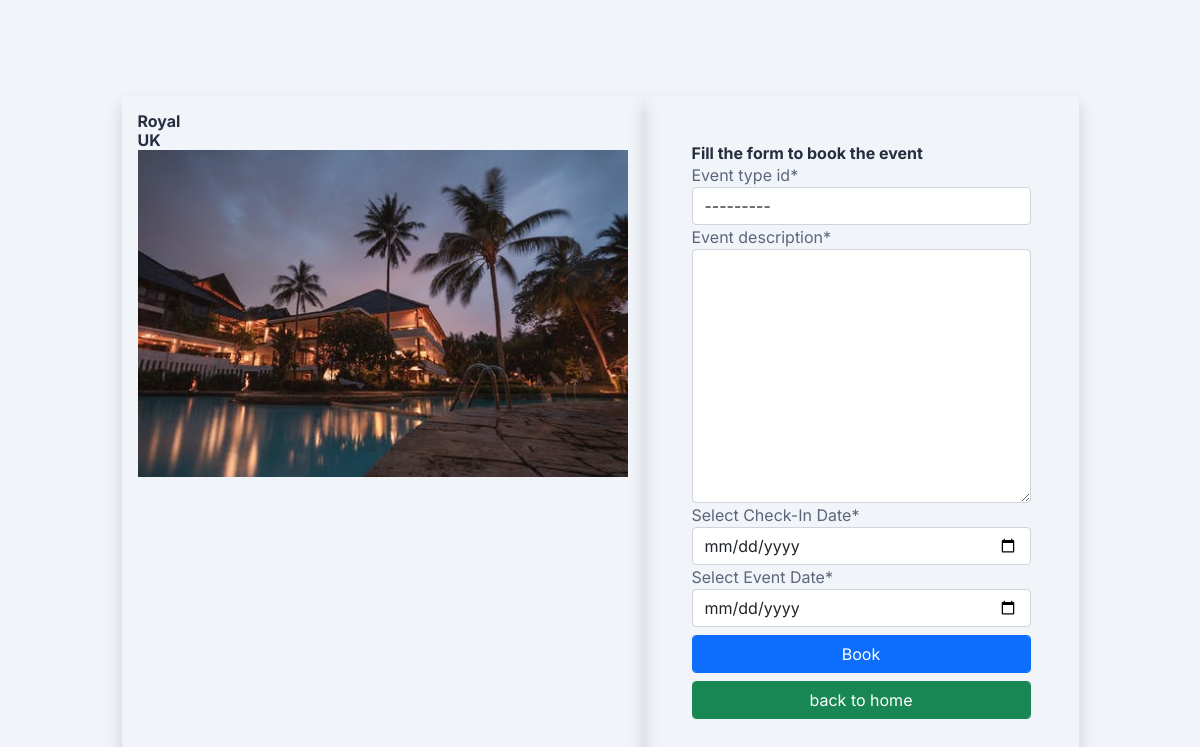
Page /book-hotel/5 (signed in) on the committed database.
### src/models.py (models this page shows, shortened)
class hotels(models.Model):
    name = models.CharField(max_length=100)
    location = models.CharField(max_length=100)
    price = models.PositiveIntegerField(default=0)
    description = models.TextField()
    image1 = models.ImageField(upload_to='images/')

### src/views.py (the view, shortened to what this page needs)
# urls.py: path('book-hotel/<int:pk>', book_hotel, name='book-hotel'),
@login_required(login_url='signin')
def book_hotel(request , pk):
    get_book = hotels.objects.get(id=pk)
    context={
        'book':get_book,
        'form':HotelForm()
    }
    return render(request , 'book.html' , context)

### src/forms.py
class HotelForm(forms.ModelForm):
    event_type_id = forms.ModelChoiceField(queryset=event_type.objects.all(), widget=forms.Select(attrs={'class': 'form-control'}))
    event_description = forms.CharField(widget=forms.Textarea(attrs={'class': 'form-control'}))
    check_in = forms.DateField(label="Select Check-In Date",required=True, widget=NumberInput(attrs={'type':'date' , "class": "form-control"}))
    event_date = forms.DateField(label="Select Event Date",required=True, widget=NumberInput(attrs={'type':'date' , "class": "form-control"}))
    class Meta:
        model = booking_hotel
        exclude = ['user','hotel_id']

### src/models.py (called while the page is built)
    def __str__(self):
        return self.event

### src/templates/book.html (shortened to what this page needs)
{% load static %}
{% load crispy_forms_filters %}
<!doctype html>
<html lang="en">
  <head>
    <link rel="stylesheet" href="{% static  'web/assets/css/bootstrap.min.css' %}" />
    <link rel="stylesheet" href="{% static  'web/assets/css/LineIcons.css' %}" />
    <link rel="stylesheet" href="{% static  'web/assets/css/quill/bubble.css' %}" />
    <link rel="stylesheet" href="{% static  'web/assets/css/quill/snow.css' %}" />
    <link rel="stylesheet" href="{% static  'web/assets/css/fullcalendar.css' %}" />
    <link rel="stylesheet" href="{% static  'web/assets/css/morris.css' %}" />
    <link rel="stylesheet" href="{% static  'web/assets/css/vanilla-dataTables.min.css' %}" />
    <link rel="stylesheet" href="{% static  'web/assets/css/main.css' %}" />
  </head>
  <body>
    <div class="login">
    <div class="container mt-5">
        <div class="row justify-content-center mt-5 mb-5 p-5">
            <div class="col-md-6 shadow p-3">
                <h5>{{book.name}} <br> {{book.location}}
                </h5>
                <img src="{{book.image1.url}}" class="img-fluid" alt="...">
            </div>
            <div class="col-md-5 shadow p-5">
                <h5>Fill the form to book the event</h5>
                <form method="post" >
                        {{ form|crispy }}
                        <input type="submit" class="form-control btn btn-primary mt-2" name="submit" value="Book" />
                        <a href="/"  role="btn" class="form-control btn btn-success mt-2">back to home</a>
                </form>
            </div>
        </div>
    </div>
    </div>
  </body>
</html>

### static/web/assets/css/fullcalendar.css (style rules this page uses)
:root { --fc-daygrid-event-dot-width: 8px; }
:root { --fc-list-event-dot-width: 10px; --fc-list-event-hover-bg-color: #f5f5f5; }

### rows in the picture
hotels: name "Royal", location "UK", image1 (picture)
